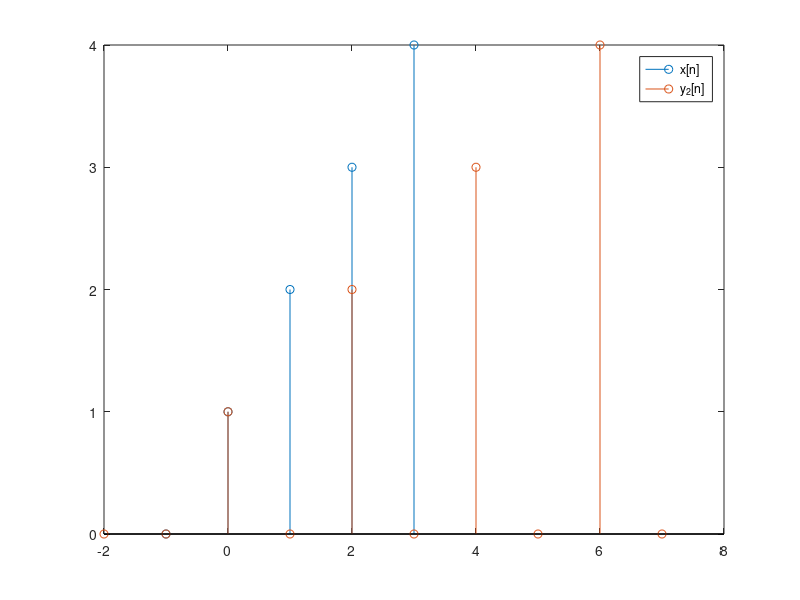

MATLAB code to generate this figure:

clc
clear
close all

n = -1:3;
x = [0 1 2 3 4];
stem(n,x);
% %a part (at a time  single hi run ho ga )
% hold on;
% 
% y = x.^2;
% stem(n,y);


% dynamic ha b awala 
hold on ;
a = 1/2;
x1 = upsample(x,1/a)
n1=-2:7;
disp(n1) % we have to match the sample element means 10 in both
disp(x1)  % so we explicitly gives -2:7 (10 factors).

stem(-2:7,x1)
legend('x[n]','y_2[n]')


